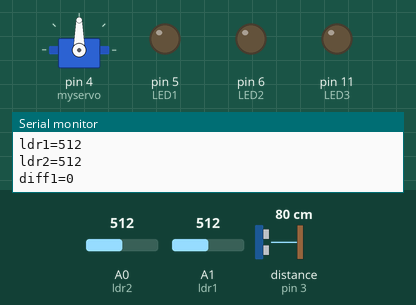
The sketch below on a simulated Arduino Uno, built with avr-gcc and run on an emulated ATmega328P. Shown: servo, output pins drawn as LEDs (lit = HIGH), the last lines printed to the serial monitor. The inputs (shaded band) are chosen by the test bench; at power-on: A1 (ldr1) = 512, A0 (ldr2) = 512, distance to the obstacle (sensor on pin 3) 80 cm. The echo pulse lasts 58.3 µs per cm; pins used as bus, display or sensor lines are not drawn.

Above: at 2.2 s.
2.3 s: A1 (ldr1) set to 544
At 3.5 s:
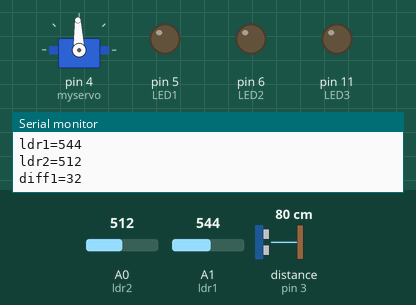
5.4 s: A0 (ldr2) set to 44
7.4 s: A0 (ldr2) set to 38
At 9.1 s:
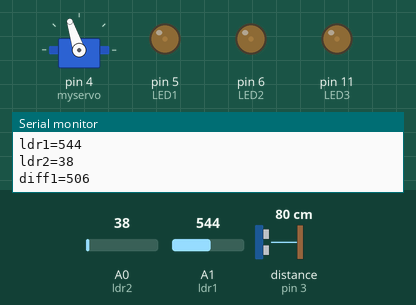
Timing chart, 0 to 10.6 s (numbered marks = the images above; inputs shaded):
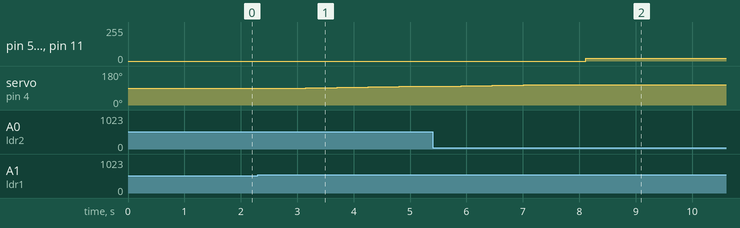

Measured:
- the behaviour switches between 41 and 40 on A0 (ldr2) (found by bisection; images 1 and 2)
- after the input at 2.3 s, servo on pin 4 (myservo): moves from 90° to 100° over 2.2 s, starting after 0.85 s
- after the input at 7.4 s, pin 5 (LED1), pin 6 (LED2), pin 11 (LED3): 0/255 → 20/255 after 0.71 s; servo on pin 4 (myservo): goes on until 7.6 s, then stays 108°

The sketch:

Smart_street_lighting_using_solar_panel.ino
```cpp
#include <Servo.h> //includes the servo library
Servo myservo;//creating object


#define ldr1 A1 // set ldr 1 Analog input pin of East ldr as an integer
#define ldr2 A0 // set ldr 2 Analog input pin of West ldr as an integer
const int trigpin=2;//defining pin number
const int echopin=3;//defining pin number
long duration;//declaration
int distance;//declaration
int LED1=5;//defining pin number
int LED2=6;//defining pin number
int LED3=11;//defining pin number
int threshold=40;//set a limit
int tolerance=15;//difference between 2 LDRs
int pos=90; // initial position of the Horizontal movement controlling servo motor


void setup(){
myservo.attach(4); // attaches the servo on digital pin 2 to the horizontal movement servo motor
pinMode(ldr1, INPUT); //set East ldr pin as an input
pinMode(ldr2, INPUT); //set West ldr pin as an input
  pinMode(trigpin,OUTPUT);//set trig pin as an output
  pinMode(echopin,INPUT); //set trig pin as an input
myservo.write(pos); // write the starting position of the horizontal movement servo motor


   pinMode(LED1,OUTPUT);//set led as an output
   pinMode(LED2,OUTPUT);//set led as an output
   pinMode(LED3,OUTPUT);//set led as an output
  delay(1000); // 1 second delay to allow the solar panel to move to its staring position before comencing solar tracking
Serial.begin(9600);
}


void loop(){
int val1 = analogRead(ldr1); // read the value of ldr 1
Serial.print("ldr1=");//print ldr1
Serial.println(val1);//print ldr1 value
int val2 = analogRead(ldr2); // read the value of ldr 2
Serial.print("ldr2=");//print ldr2
Serial.println(val2);//print ldr2 value
int diff1= abs(val1 - val2);
  int diff2= abs(val2 - val1);
  Serial.print("diff1=");
  Serial.println(diff1);
delay(500);
if(val1>threshold && val2>threshold) {//no servo motor horizontal movement will take place if the ldr value is within given range


   //servo motor code
     analogWrite(LED1,LOW);//switch off the led
     analogWrite(LED2,LOW);//switch off the led
     analogWrite(LED3,LOW);//switch off the led


if((diff1 <= tolerance) || (diff2 <= tolerance)) {
    //does nothing
  } else {

 if(val1 > val2) // if ldr1 senses more light than ldr2
  {
    pos = pos+2; // decrement the 90 degree poistion of the horizontal servo motor - this will move the panel position Eastward
   }
   if(val1 < val2) // if ldr2 senses more light than ldr1
   {
  pos = pos-2; // increment the 90 degree position of the horizontal motor - this will move the panel position Westward
    }
  }

if(pos > 180) {pos = 180;} // reset the horizontal postion of the motor to 180 if it tries to move past this point
if(pos < 0) {pos = 0;} // reset the horizontal position of the motor to 0 if it tries to move past this point
myservo.write(pos); // write the starting position to the horizontal motor
delay(50);

} else {

    analogWrite(LED1,20);//switch on the led
    analogWrite(LED2,20);//switch off the led
    analogWrite(LED3,20);//switch off the led


//ULTRASONIC CODE
  digitalWrite(trigpin,LOW);//switch off the trigger pin
  delayMicroseconds(2);//delay

  digitalWrite(trigpin,HIGH);//switch on the trigger pin
  delayMicroseconds(10);//delay
  digitalWrite(trigpin,LOW);//switch off the trigger pin


  duration =pulseIn(echopin,HIGH);//calculating the duration
  distance=duration*0.034/2;//calculating the distance

  Serial.print("distance : ");//print the distance
  Serial.print(distance);//print the distance value
  Serial.println(" cm");//print cm
      if(distance<=36 && distance>=26){
      digitalWrite(LED1,255);//switch on the led1 to maximum intensity


      }else if(distance<=25 && distance>=15){
      digitalWrite(LED2,255);//switch on the led2 to maximum intensity


      }else if(distance<=14 && distance>=4){
      digitalWrite(LED3,255);//switch on the led3 to maximum intensity
    }

  }
}
```
